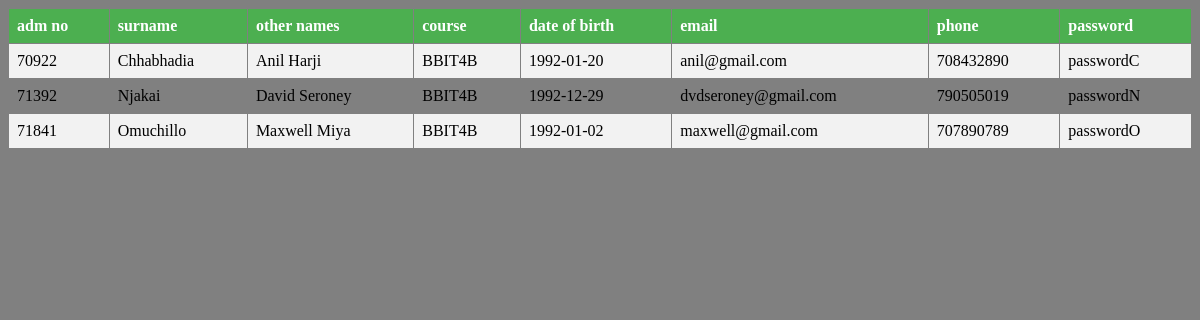
Screenshot of /displays/studentsdisplay.php with the database file from the repository.
### tables this page shows
CREATE TABLE `students` (
  `stud_id` int(11) NOT NULL,
  `stud_surname` varchar(45) NOT NULL,
  `stud_onames` varchar(45) NOT NULL,
  `stud_course` varchar(45) NOT NULL,
  `stud_dob` date NOT NULL,
  `stud_email` varchar(45) DEFAULT NULL,
  `stud_phone` int(11) DEFAULT NULL,
  `stud_password` varchar(45) NOT NULL,
  PRIMARY KEY (`stud_id`),
  KEY `stu_cou_idx` (`stud_course`),
  CONSTRAINT `stu_cou` FOREIGN KEY (`stud_course`) REFERENCES `courses` (`course_id`) ON DELETE NO ACTION ON UPDATE CASCADE
);

### displays/studentsdisplay.php (the view, shortened to what this page needs)
<html>
<head>
<link rel="stylesheet" type="text/css" href="../css/mystyles.css">
</head>
<body class="mainpage">
 <?PHP
include "../connection.php";
$SQL="SELECT * FROM students";
$result=mysqli_query($db_handle,$SQL);
print "<table border=\"1\">";
print "<tr>
<th>adm no</th>
<th>surname</th>
<th>other names</th>
<th>course</th>
<th>date of birth</th>
<th>email</th>
<th>phone</th>
<th>password</th>
</tr>
";
while($db_field=mysqli_fetch_assoc($result)){
	print "<tr>";
	print "<td>".$db_field['stud_id']."</td>";
	print "<td>".$db_field['stud_surname']."</td>";
	print "<td>".$db_field['stud_onames']."</td>";
	print "<td>".$db_field['stud_course']."</td>";
	print "<td>".$db_field['stud_dob']."</td>";
	print "<td>".$db_field['stud_email']."</td>";
	print "<td>".$db_field['stud_phone']."</td>";
	print "<td>".$db_field['stud_password']."</td>";
	print "</tr>";
	}
	print "</table>";
?>
</body>
</html>

### css/mystyles.css (style rules this page uses)
.mainpage { background-color: gray; }
table { border-collapse: collapse; width: 100%; }
th, td { text-align: left; padding: 8px; }
tr:nth-child(even) { background-color: #f2f2f2 }
th { background-color: #4CAF50; color: white; }

### rows the page displays
students: stud_id "70922", stud_surname "Chhabhadia", stud_onames "Anil Harji", stud_course "BBIT4B", stud_dob "1992-01-20", stud_email "anil@gmail.com", stud_phone "708432890", stud_password "passwordC"
students: stud_id "71392", stud_surname "Njakai", stud_onames "David Seroney", stud_course "BBIT4B", stud_dob "1992-12-29", stud_email "dvdseroney@gmail.com", stud_phone "790505019", stud_password "passwordN"
students: stud_id "71841", stud_surname "Omuchillo", stud_onames "Maxwell Miya", stud_course "BBIT4B", stud_dob "1992-01-02", stud_email "maxwell@gmail.com", stud_phone "707890789", stud_password "passwordO"
